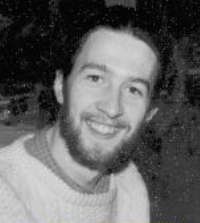
#> input picture morfologia/erosao.png, 200 x 223 px, found by its file name
$ python erosa_dilatacao.py
#> lines starting #> are read from the running program, lines starting #| are printed output that depends on the picture
from matplotlib import pyplot as plt
import numpy as np
import cv2

# Função para aplicar erosão
def erosao(imagem, kernel):
    # Tamanho do kernel
    k_height, k_width = kernel.shape
    # Tamanho da imagem
    i_height, i_width = imagem.shape
#> i_height = 223; i_width = 200

    # Definir borda para evitar problemas nas extremidades
    pad_height, pad_width = k_height // 2, k_width // 2
    imagem_padded = np.pad(imagem, ((pad_height, pad_height), (pad_width, pad_width)), mode='constant', constant_values=255)
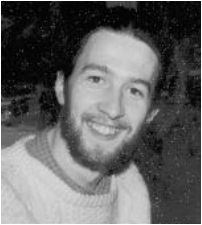
#> imagem_padded: shape (225, 202); min 0, max 255, mean 99.9

    # Imagem resultante da erosão
    imagem_erodida = np.zeros_like(imagem)

    # Aplicar erosão (mínimo local)
    for i in range(i_height):
        for j in range(i_width):
            # Extrair a região de interesse (ROI)
            roi = imagem_padded[i:i + k_height, j:j + k_width]
            # Aplicar o mínimo (erosão)
            imagem_erodida[i, j] = np.min(roi[kernel == 1])
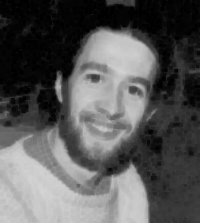
#> imagem_erodida: shape (223, 200); min 0, max 213, mean 87.8

    return imagem_erodida

# Função para aplicar dilatação
def dilatacao(imagem, kernel):
    # Tamanho do kernel
    k_height, k_width = kernel.shape
    # Tamanho da imagem
    i_height, i_width = imagem.shape
#> i_height = 223; i_width = 200

    # Definir borda para evitar problemas nas extremidades
    pad_height, pad_width = k_height // 2, k_width // 2
    imagem_padded = np.pad(imagem, ((pad_height, pad_height), (pad_width, pad_width)), mode='constant', constant_values=0)

    # Imagem resultante da dilatação
    imagem_dilatada = np.zeros_like(imagem)

    # Aplicar dilatação (máximo local)
    for i in range(i_height):
        for j in range(i_width):
            # Extrair a região de interesse (ROI)
            roi = imagem_padded[i:i + k_height, j:j + k_width]
            # Aplicar o máximo (dilatação)
            imagem_dilatada[i, j] = np.max(roi[kernel == 1])
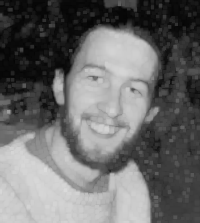
#> imagem_dilatada: shape (223, 200); min 4, max 219, mean 106.6

    return imagem_dilatada

# Carregar a imagem em tons de cinza
imagem = cv2.imread(r"C:\Users\WEB\Documents\GitHub\PI\morfologia\erosao.png", cv2.IMREAD_GRAYSCALE)

# Definir um kernel de exemplo (3x3)
kernel = np.array([[1, 1, 1],
                   [1, 1, 1],
                   [1, 1, 1]], dtype=np.uint8)

# Aplicar erosão
imagem_erodida = erosao(imagem, kernel)

# Aplicar dilatação
imagem_dilatada = dilatacao(imagem, kernel)

# Exibir a imagem usando matplotlib
plt.figure(figsize=(10,5))

plt.subplot(1, 3, 1)
plt.title('Imagem Original')
plt.imshow(imagem, cmap='gray')

plt.subplot(1, 3, 2)
plt.title('Imagem Erodida')
plt.imshow(imagem_erodida, cmap='gray')

plt.subplot(1, 3, 3)
plt.title('Imagem Dilatada')
plt.imshow(imagem_dilatada, cmap='gray')

plt.show()
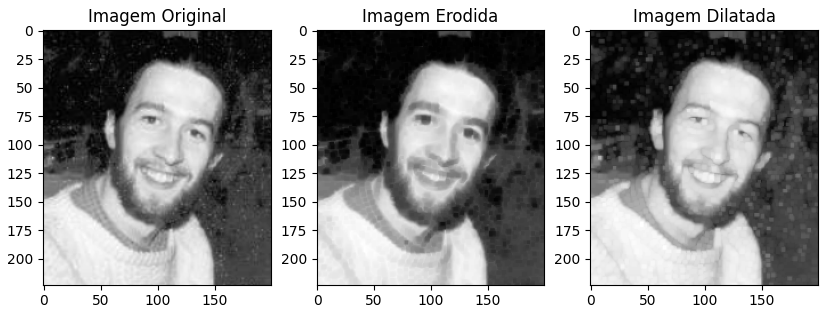
#> figure drawn by matplotlib, 3 panels
